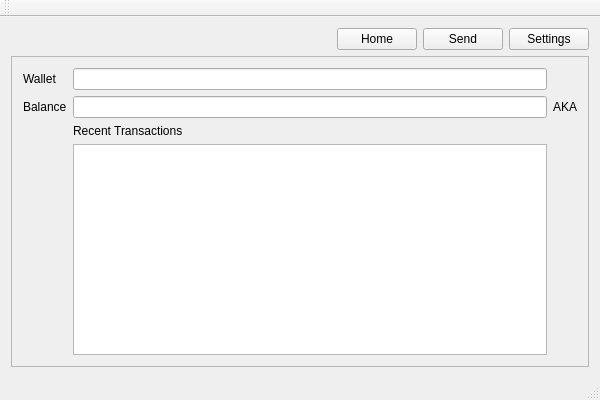
<?xml version="1.0" encoding="UTF-8"?>
<ui version="4.0">
 <class>MainWindow</class>
 <widget class="QMainWindow" name="MainWindow">
  <property name="geometry">
   <rect>
    <x>0</x>
    <y>0</y>
    <width>600</width>
    <height>400</height>
   </rect>
  </property>
  <property name="windowTitle">
   <string>Akroma Desktop Wallet</string>
  </property>
  <widget class="QWidget" name="centralWidget">
   <layout class="QGridLayout" name="gridLayout">
    <item row="0" column="3">
     <widget class="QPushButton" name="btn_Settings">
      <property name="text">
       <string>Settings</string>
      </property>
     </widget>
    </item>
    <item row="0" column="1">
     <widget class="QPushButton" name="btn_Home">
      <property name="text">
       <string>Home</string>
      </property>
     </widget>
    </item>
    <item row="0" column="0">
     <spacer name="horizontalSpacer">
      <property name="orientation">
       <enum>Qt::Horizontal</enum>
      </property>
      <property name="sizeHint" stdset="0">
       <size>
        <width>40</width>
        <height>20</height>
       </size>
      </property>
     </spacer>
    </item>
    <item row="0" column="2">
     <widget class="QPushButton" name="btn_Send">
      <property name="text">
       <string>Send</string>
      </property>
     </widget>
    </item>
    <item row="1" column="0" colspan="4">
     <widget class="QStackedWidget" name="stackedWidget">
      <property name="frameShape">
       <enum>QFrame::StyledPanel</enum>
      </property>
      <widget class="QWidget" name="page">
       <layout class="QGridLayout" name="gridLayout_2">
        <item row="1" column="2">
         <widget class="QLabel" name="label_2">
          <property name="text">
           <string>AKA</string>
          </property>
         </widget>
        </item>
        <item row="1" column="1">
         <widget class="QLineEdit" name="lineedit_balance">
          <property name="readOnly">
           <bool>true</bool>
          </property>
         </widget>
        </item>
        <item row="0" column="1">
         <widget class="QLineEdit" name="lineEdit_wallet">
          <property name="readOnly">
           <bool>true</bool>
          </property>
         </widget>
        </item>
        <item row="2" column="1">
         <widget class="QLabel" name="label">
          <property name="text">
           <string>Recent Transactions</string>
          </property>
         </widget>
        </item>
        <item row="0" column="0" rowspan="2">
         <layout class="QVBoxLayout" name="verticalLayout">
          <item>
           <widget class="QLabel" name="label_wallet">
            <property name="text">
             <string>Wallet</string>
            </property>
           </widget>
          </item>
          <item>
           <widget class="QLabel" name="label_balance">
            <property name="text">
             <string>Balance</string>
            </property>
           </widget>
          </item>
         </layout>
        </item>
        <item row="3" column="1">
         <widget class="QTableView" name="tableView_txn"/>
        </item>
       </layout>
      </widget>
     </widget>
    </item>
   </layout>
  </widget>
  <widget class="QMenuBar" name="menuBar">
   <property name="geometry">
    <rect>
     <x>0</x>
     <y>0</y>
     <width>600</width>
     <height>22</height>
    </rect>
   </property>
  </widget>
  <widget class="QToolBar" name="mainToolBar">
   <attribute name="toolBarArea">
    <enum>TopToolBarArea</enum>
   </attribute>
   <attribute name="toolBarBreak">
    <bool>false</bool>
   </attribute>
  </widget>
  <widget class="QStatusBar" name="statusBar"/>
 </widget>
 <layoutdefault spacing="6" margin="11"/>
 <resources/>
 <connections/>
</ui>
